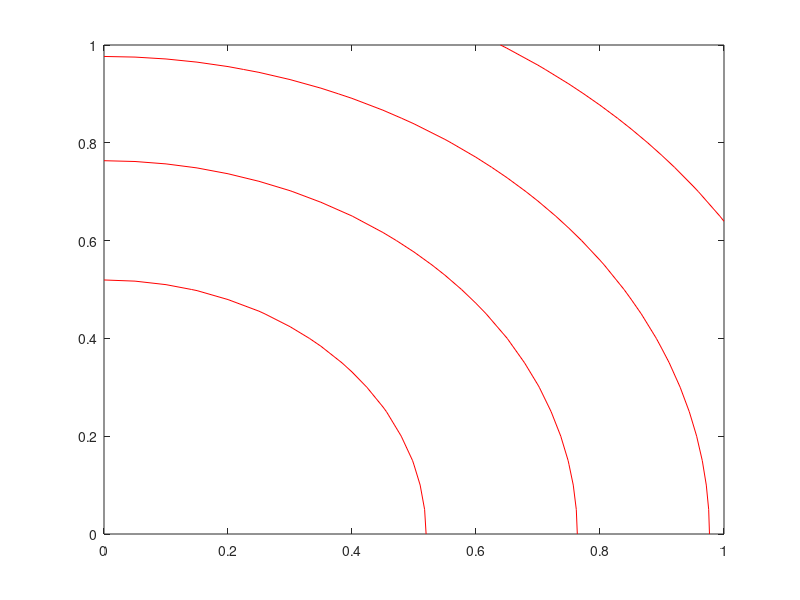

Reproduce this figure in MATLAB. (Note: this script raises an error after producing the figure.)
mu1 = [0 0];
sigma = [1 0; 0 1];

 
x1 = 0:.05:1;
x2 = 0:.05:1;
% x1 = -3:.05:3;
% x2 = -3:.05:3;

[X1,X2] = meshgrid(x1,x2);
X = [X1(:) X2(:)];

y1 = mvnpdf(X,mu1,sigma);
y1 = reshape(y1,length(x2),length(x1));

figure
c1 = contour(x1,x2,y1,[4], 'r');
f1 = gca;
f1.FontSize = 12;
xlabel('S')
ylabel('T')
f1.XAxisLocation ='top';
xticks([0 1])
xticklabels({'1', '0'})
f1.YAxisLocation ='right';
yticks([0 1])
yticklabels({'1', '0'})
hold on

scatter(0,0,'MarkerEdgeColor','r',...
              'MarkerFaceColor','r',...
              'LineWidth',1.5)
text(-0.03,-0.03,'K_m_a_x','FontSize', 14)
text(0.3,0.3,'K_1','FontSize', 14)
text(0.5,0.5,'K_2','FontSize', 14)
text(0.65,0.65,'K_3','FontSize', 14)
text(0.8,0.8,'K_4','FontSize', 14)

arrowX = [0.8 0.25];
arrowY = [0.91 0.91];
annotation('arrow',arrowX,arrowY);

arrowX2 = [0.93 0.93];
arrowY2 = [0.75 0.25];
annotation('arrow',arrowX2,arrowY2);


text(0.03,0.1,'K_m_a_x > K_1 > K_2 > K_3 > K_4','FontSize', 14)

